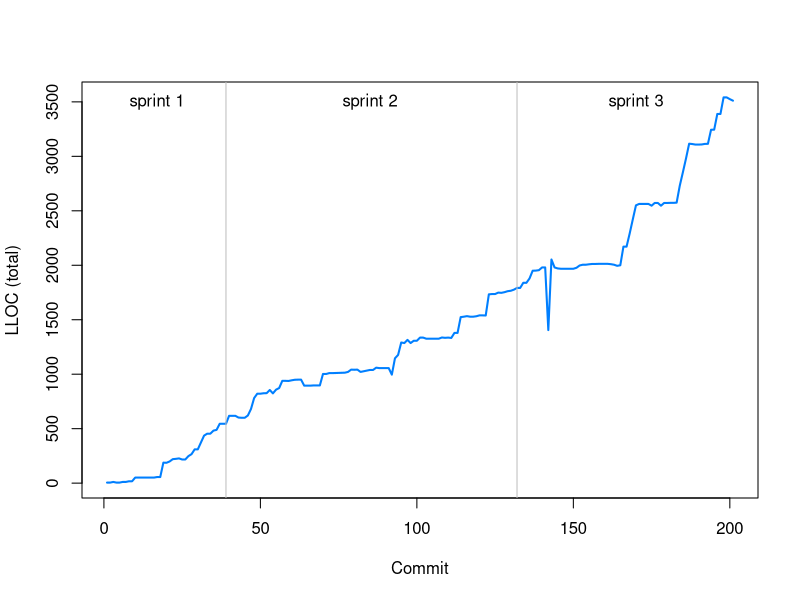
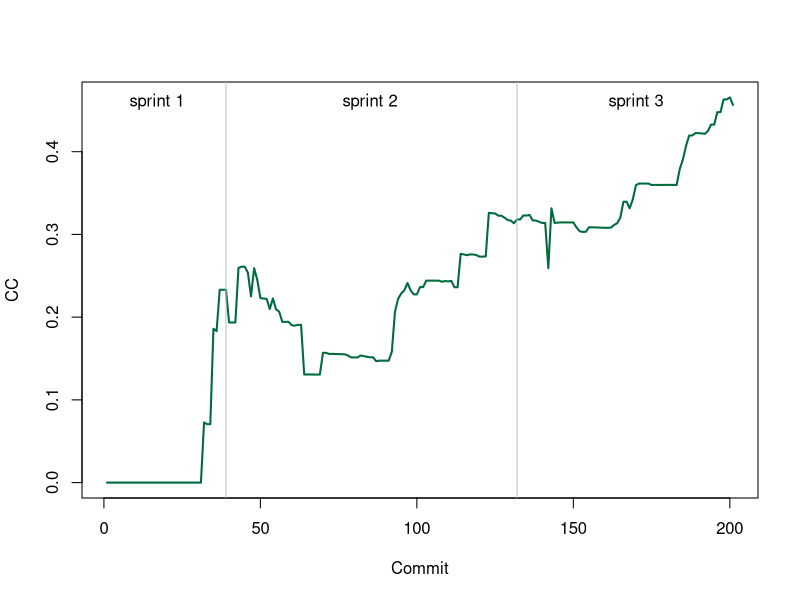
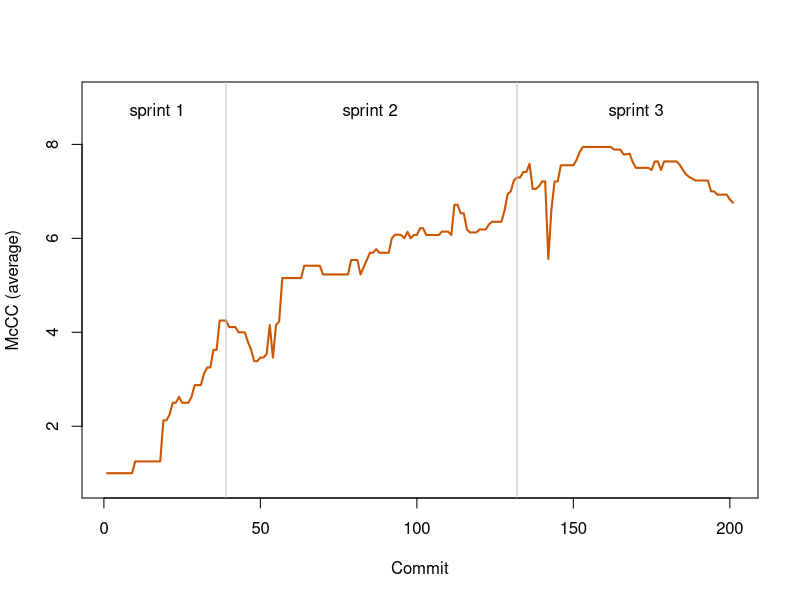
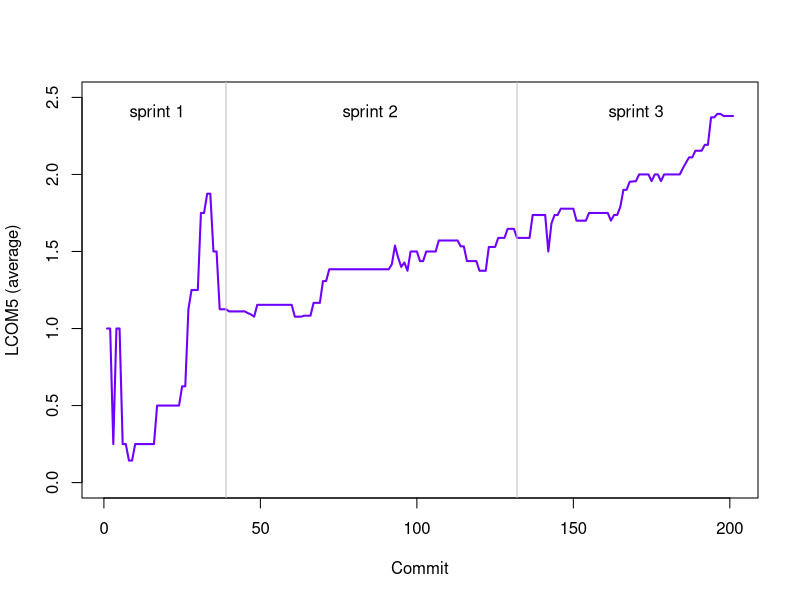
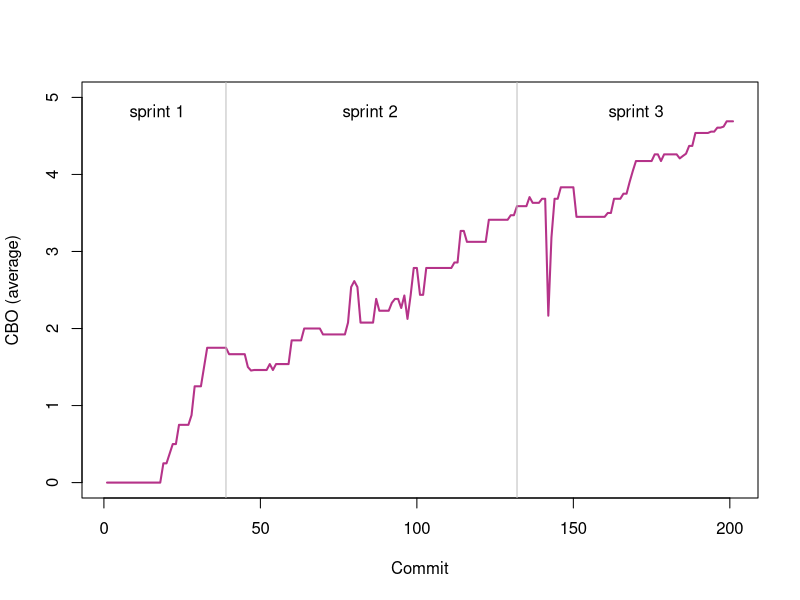
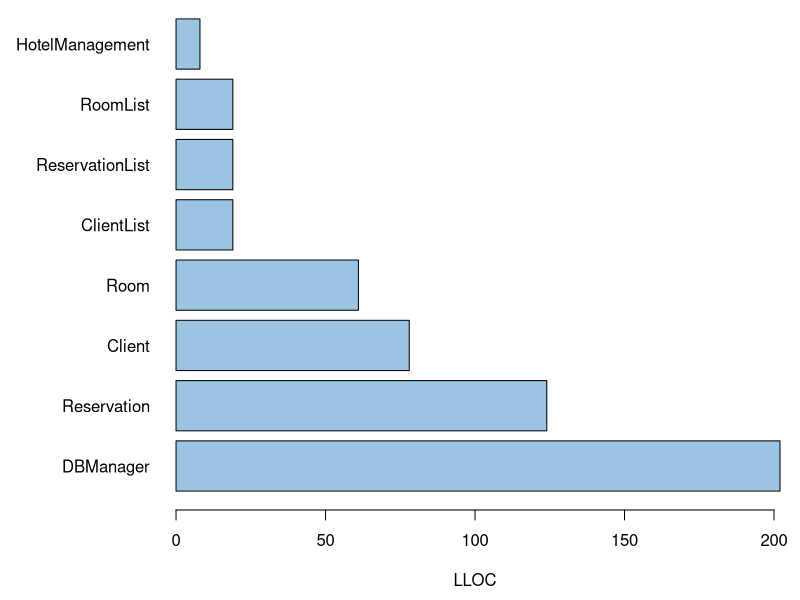
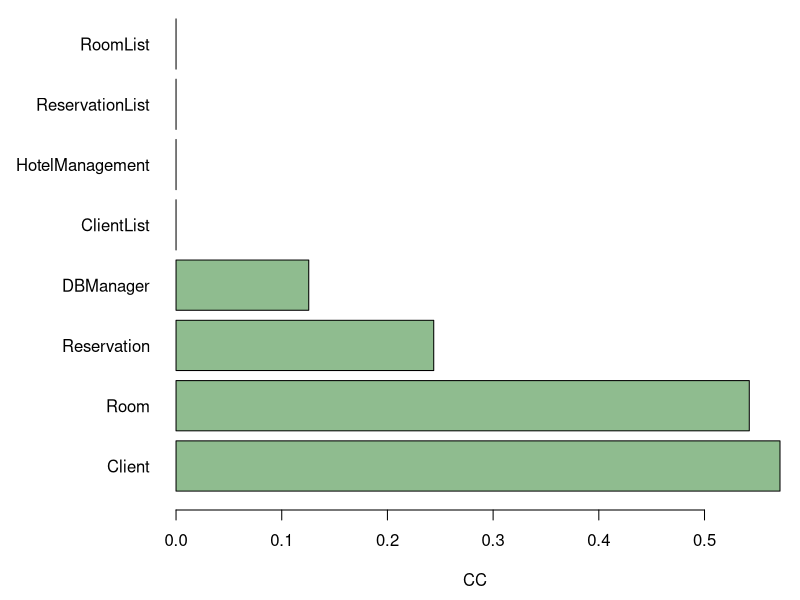
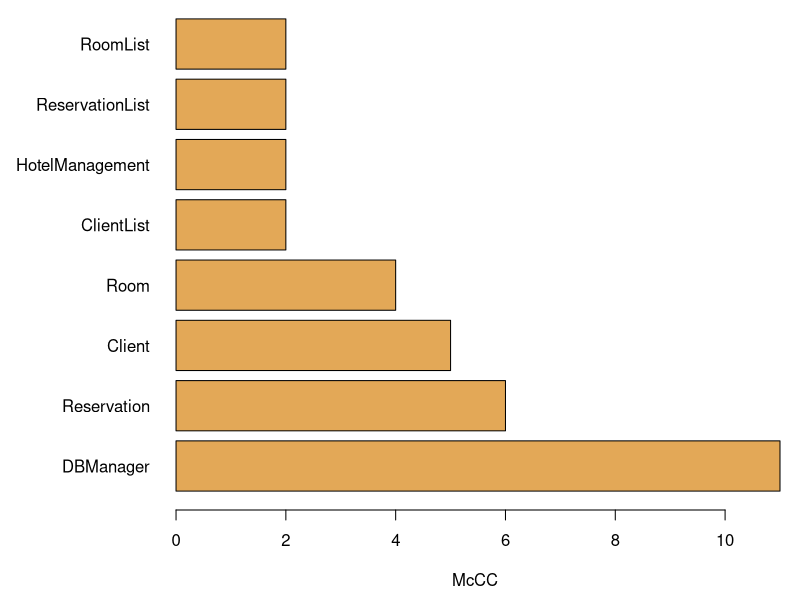

Here is the R script that generated these plots, in order:
## ---- chunk 1
knitr::opts_chunk$set(echo = TRUE)
knitr::opts_chunk$set(dpi=300)
knitr::opts_chunk$set(fig.path = "figs/")
knitr::opts_chunk$set(dev=c('png','postscript'))

class <- read.csv("Class.csv")
files <- read.csv("File.csv")
pkg <- read.csv("Package.csv")

colorLLOC<-"#007FFF"

## ---- chunk 2
plot(pkg$Commit, pkg$LLOC, type="l", col="#007FFF", lwd=2, xlab="Commit", ylab="LLOC (total)")
abline(v=39, col="grey") # sprint 1 end
abline(v=132, col="grey") # sprint 2 end
text(x=17, y=3500, "sprint 1")
text(x=85, y=3500, "sprint 2")
text(x=170, y=3500, "sprint 3")
## ---- chunk 3
plot(pkg$Commit, pkg$CC, type="l", col="#006B3C", lwd=2, xlab="Commit", ylab="CC")
abline(v=39, col="grey") # sprint 1 end
abline(v=132, col="grey") # sprint 2 end
text(x=17, y=0.46, "sprint 1")
text(x=85, y=0.46, "sprint 2")
text(x=170, y=0.46, "sprint 3")
## ---- chunk 4
avgMcCC <- tapply(files$McCC, files$Commit, FUN=mean)
plot(avgMcCC, type="l", col="#CC5500", lwd=2, xlab="Commit", ylab="McCC (average)", ylim=c(0.8,9))
abline(v=39, col="grey") # sprint 1 end
abline(v=132, col="grey") # sprint 2 end
text(x=17, y=8.7, "sprint 1")
text(x=85, y=8.7, "sprint 2")
text(x=170, y=8.7, "sprint 3")
## ---- chunk 5
avgLCOM5 <- tapply(class$LCOM5, class$Commit, FUN=mean)
plot(avgLCOM5, type="l", col="#6F00FF", lwd=2, xlab="Commit", ylab="LCOM5 (average)", ylim=c(0,2.5))
abline(v=39, col="grey") # sprint 1 end
abline(v=132, col="grey") # sprint 2 end
text(x=17, y=2.4, "sprint 1")
text(x=85, y=2.4, "sprint 2")
text(x=170, y=2.4, "sprint 3")
## ---- chunk 6
avgCBO <- tapply(class$CBO, class$Commit, FUN=mean)
plot(avgCBO, type="l", col="#B53389", lwd=2, xlab="Commit", ylab="CBO (average)", ylim=c(0,5))
abline(v=39, col="grey") # sprint 1 end
abline(v=132, col="grey") # sprint 2 end
text(x=17, y=4.8, "sprint 1")
text(x=85, y=4.8, "sprint 2")
text(x=170, y=4.8, "sprint 3")
## ---- chunk 7
labels <- class$Name[class$Commit==39]
vals <- class$LLOC[class$Commit==39]
d<-data.frame(labels=labels,vals=vals)
d<-d[with(d, order(-vals,labels)),]
par(mai=c(0.9,1.7,0,0.2))
barplot(d$vals, horiz=TRUE, names.arg=d$labels, las=1, cex.names=1, col=c("#9BC4E2"), xlab="LLOC")
## ---- chunk 8
labels <- class$Name[class$Commit==39]
vals <- class$CC[class$Commit==39]
d<-data.frame(labels=labels,vals=vals)
d<-d[with(d, order(-vals,labels)),]
par(mai=c(0.9,1.7,0,0.2))
barplot(d$vals, horiz=TRUE, names.arg=d$labels, las=1, cex.names=1, col=c("#8FBC8F"), xlab="CC")
## ---- chunk 9
labels <- files$Name[files$Commit==39]
vals <- files$McCC[files$Commit==39]
d<-data.frame(labels=labels,vals=vals)
d<-d[with(d, order(-vals,labels)),]
par(mai=c(0.9,1.7,0,0.2))
barplot(d$vals, horiz=TRUE, names.arg=d$labels, las=1, cex.names=1, col=c("#E3A857"), xlab="McCC")
## ---- chunk 10
labels <- class$Name[class$Commit==39]
vals <- class$LCOM5[class$Commit==39]
par(mai=c(0.9,1.7,0,0.2))
barplot(d$vals, horiz=TRUE, names.arg=d$labels, las=1, cex.names=1, col=c("#967BB6"), xlab="LCOM5")
## ---- chunk 11
labels <- class$Name[class$Commit==39]
vals <- class$CBO[class$Commit==39]
d<-data.frame(labels=labels,vals=vals)
d<-d[with(d, order(-vals,labels)),]
par(mai=c(0.9,1.7,0,0.2))
barplot(d$vals, horiz=TRUE, names.arg=d$labels, las=1, cex.names=1, col=c("#FFC1CC"), xlab="CBO")
## ---- chunk 12
labels <- class$Name[class$Commit==132]
vals <- class$LLOC[class$Commit==132]
d<-data.frame(labels=labels,vals=vals)
d<-d[with(d, order(-vals,labels)),]
par(mai=c(0.9,2.2,0,0.2))
barplot(d$vals, horiz=TRUE, names.arg=d$labels, las=1, cex.names=0.8, col=c("#9BC4E2"), xlab="LLOC")
## ---- chunk 13
labels <- class$Name[class$Commit==132]
vals <- class$CC[class$Commit==132]
d<-data.frame(labels=labels,vals=vals)
d<-d[with(d, order(-vals,labels)),]
par(mai=c(0.9,2.2,0,0.2))
barplot(d$vals, horiz=TRUE, names.arg=d$labels, las=1, cex.names=0.8, col=c("#8FBC8F"), xlab="CC")
## ---- chunk 14
labels <- files$Name[files$Commit==132]
vals <- files$McCC[files$Commit==132]
d<-data.frame(labels=labels,vals=vals)
d<-d[with(d, order(-vals,labels)),]
par(mai=c(0.9,2.2,0,0.2))
barplot(d$vals, horiz=TRUE, names.arg=d$labels, las=1, cex.names=0.8, col=c("#E3A857"), xlab="McCC")
## ---- chunk 15
labels <- class$Name[class$Commit==132]
vals <- class$LCOM5[class$Commit==132]
d<-data.frame(labels=labels,vals=vals)
d<-d[with(d, order(-vals,labels)),]
par(mai=c(0.9,2.2,0,0.2))
barplot(d$vals, horiz=TRUE, names.arg=d$labels, las=1, cex.names=0.8, col=c("#967BB6"), xlab="LCOM5")
## ---- chunk 16
labels <- class$Name[class$Commit==132]
vals <- class$CBO[class$Commit==132]
d<-data.frame(labels=labels,vals=vals)
d<-d[with(d, order(-vals,labels)),]
par(mai=c(0.9,2.2,0,0.2))
barplot(d$vals, horiz=TRUE, names.arg=d$labels, las=1, cex.names=0.8, col=c("#FFC1CC"), xlab="CBO")
## ---- chunk 17
labels <- class$Name[class$Commit==201]
vals <- class$LLOC[class$Commit==201]
d<-data.frame(labels=labels,vals=vals)
d<-d[with(d, order(-vals,labels)),]
par(mai=c(0.9,1.5,0,0.2))
barplot(d$vals, horiz=TRUE, names.arg=d$labels, las=1, cex.names=0.5, col=c("#9BC4E2"), xlab="LLOC")
## ---- chunk 18
labels <- class$Name[class$Commit==201]
vals <- class$CC[class$Commit==201]
d<-data.frame(labels=labels,vals=vals)
d<-d[with(d, order(-vals,labels)),]
par(mai=c(0.9,1.5,0,0.2))
barplot(d$vals, horiz=TRUE, names.arg=d$labels, las=1, cex.names=0.5, col=c("#8FBC8F"), xlab="CC")
## ---- chunk 19
labels <- files$Name[files$Commit==201]
vals <- files$McCC[files$Commit==201]
d<-data.frame(labels=labels,vals=vals)
d<-d[with(d, order(-vals,labels)),]
par(mai=c(0.9,1.5,0,0.2))
barplot(d$vals, horiz=TRUE, names.arg=d$labels, las=1, cex.names=0.5, col=c("#E3A857"), xlab="McCC")
## ---- chunk 20
labels <- class$Name[class$Commit==201]
vals <- class$LCOM5[class$Commit==201]
d<-data.frame(labels=labels,vals=vals)
d<-d[with(d, order(-vals,labels)),]
par(mai=c(0.9,1.5,0,0.2))
barplot(d$vals, horiz=TRUE, names.arg=d$labels, las=1, cex.names=0.5, col=c("#967BB6"), xlab="LCOM5")
## ---- chunk 21
labels <- class$Name[class$Commit==201]
vals <- class$CBO[class$Commit==201]
d<-data.frame(labels=labels,vals=vals)
d<-d[with(d, order(-vals,labels)),]
par(mai=c(0.9,1.5,0,0.2))
barplot(d$vals, horiz=TRUE, names.arg=d$labels, las=1, cex.names=0.5, col=c("#FFC1CC"), xlab="CBO")
